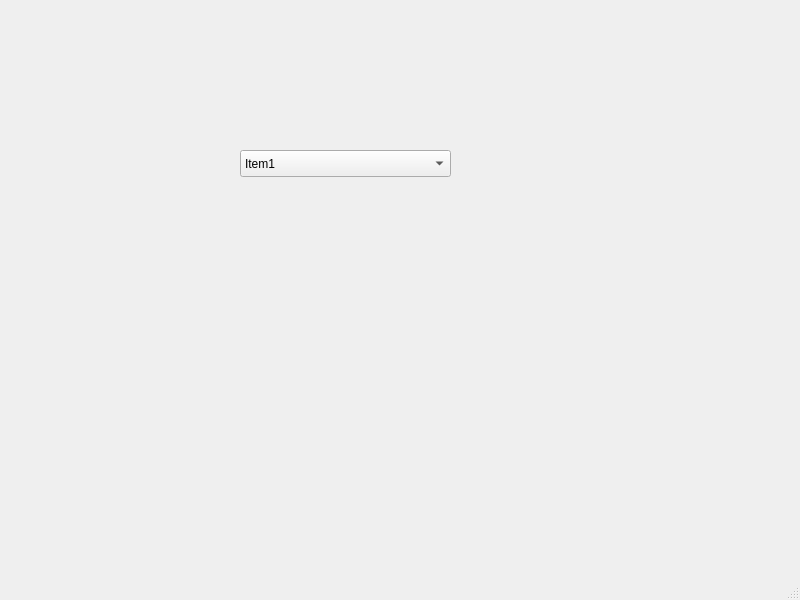
<?xml version="1.0" encoding="UTF-8"?>
<ui version="4.0">
 <class>MainWindow</class>
 <widget class="QMainWindow" name="MainWindow">
  <property name="geometry">
   <rect>
    <x>0</x>
    <y>0</y>
    <width>800</width>
    <height>600</height>
   </rect>
  </property>
  <property name="windowTitle">
   <string>MainWindow</string>
  </property>
  <widget class="QWidget" name="centralwidget">
   <widget class="QComboBox" name="comboBox">
    <property name="geometry">
     <rect>
      <x>240</x>
      <y>150</y>
      <width>211</width>
      <height>27</height>
     </rect>
    </property>
    <item>
     <property name="text">
      <string>Item1</string>
     </property>
    </item>
    <item>
     <property name="text">
      <string>Item2</string>
     </property>
    </item>
   </widget>
  </widget>
  <widget class="QMenuBar" name="menubar">
   <property name="geometry">
    <rect>
     <x>0</x>
     <y>0</y>
     <width>800</width>
     <height>25</height>
    </rect>
   </property>
  </widget>
  <widget class="QStatusBar" name="statusbar"/>
 </widget>
 <resources/>
 <connections/>
</ui>
